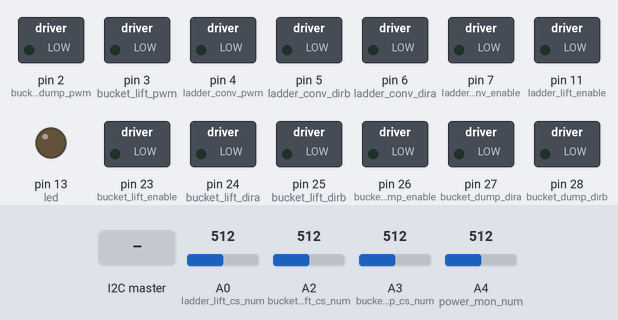
Bench run of a sketch on a simulated Arduino Mega 2560, built with avr-gcc and run on an emulated ATmega2560. Parts: switched loads named in the sketch (green lamp = pin HIGH), output pins drawn as LEDs (lit = HIGH). The inputs (shaded band) are chosen by the test bench; at power-on: A0 (ladder_lift_cs_num) = 512, A2 (bucket_lift_cs_num) = 512, A3 (bucket_dump_cs_num) = 512, A4 (power_mon_num) = 512.

Above: at 1.2 s.
1.3 s: the I2C master sends the byte 1
At 3.5 s:
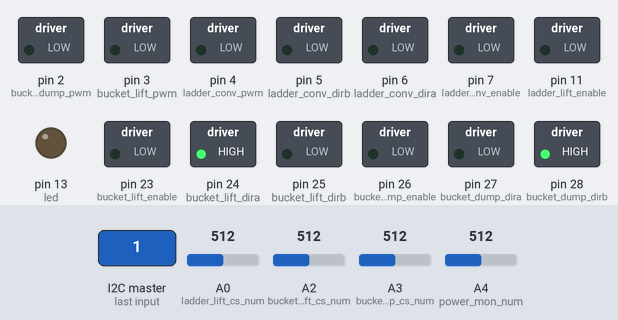
3.8 s: the I2C master sends the byte 0
At 5.5 s:
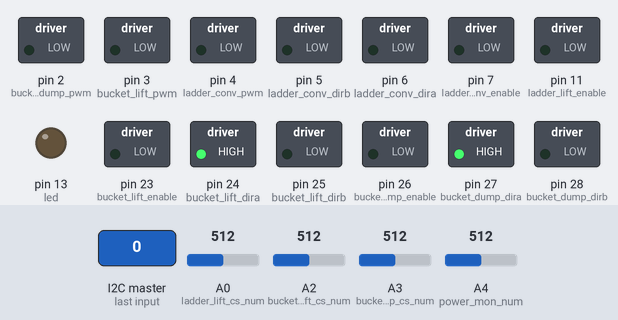
6.3 s: the I2C master sends the byte 2
At 8.5 s:
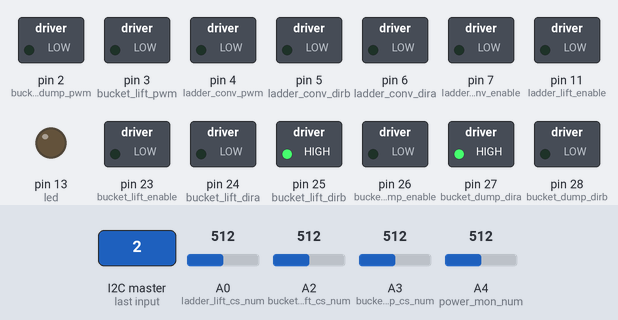
8.8 s: the I2C master sends the byte 90
10.3 s: the I2C master sends the byte 1
At 10.9 s:
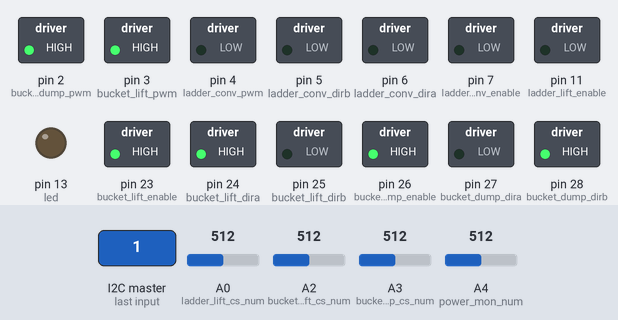
11.8 s: the I2C master sends the byte 200
Timing chart, 0 to 14.3 s (numbered marks = the images above; inputs shaded):
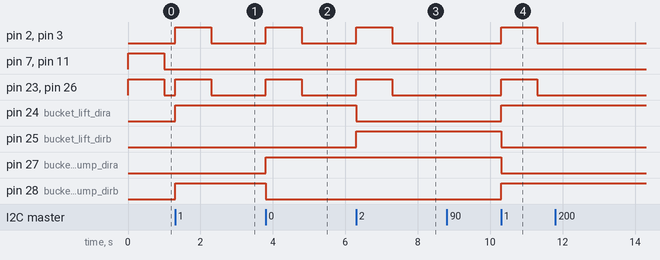

The sketch:

mega_motor.ino
```cpp
#include <Wire.h>

unsigned long last_bucket_write = 0;
unsigned long last_ladder_write = 0;

const int led = 13;

//BUCKET MOTORS
//bucket lift
const int bucket_vdd = 22;
const int bucket_lift_enable = 23;
const int bucket_lift_dira = 24;
const int bucket_lift_dirb = 25;
const int bucket_lift_pwm = 3;
const int bucket_lift_cs_num = 2; //adc numb, not pin numb
//bucket dump
const int bucket_dump_enable = 26;
const int bucket_dump_dira = 27;
const int bucket_dump_dirb = 28;
const int bucket_dump_pwm = 2;
const int bucket_dump_cs_num = 3; //adc num

//LADDER MOTORS
//ladder lift
const int ladder_vdd= 12;
const int ladder_lift_enable = 11;
const int ladder_lift_dira = 10;
const int ladder_lift_dirb = 9;
const int ladder_lift_pwm = 8;
const int ladder_lift_cs_num = 0; //adc num
//ladder conv
const int ladder_conv_enable = 7;
const int ladder_conv_dira = 6;
const int ladder_conv_dirb = 5;
const int ladder_conv_pwm = 4;
const int ladder_conv_cs_num = 1; //adc num

const int power_mon_num = 4; //adc num

volatile char command;

volatile int ladder_lift_cs_val = 0;
volatile int ladder_conv_cs_val = 0;
volatile int bucket_lift_cs_val = 0;
volatile int bucket_dump_cs_val = 0;
volatile int power_mon_val = 0;

void bucket_lift_pos_dump_pos(){
  digitalWrite(bucket_lift_dira, HIGH);
  digitalWrite(bucket_lift_dirb, LOW);
  digitalWrite(bucket_dump_dira, HIGH);
  digitalWrite(bucket_dump_dirb, LOW);
}

void bucket_lift_pos_dump_neg(){
  digitalWrite(bucket_lift_dira, HIGH);
  digitalWrite(bucket_lift_dirb, LOW);
  digitalWrite(bucket_dump_dira, LOW);
  digitalWrite(bucket_dump_dirb, HIGH);
}

void bucket_lift_neg_dump_pos(){
  digitalWrite(bucket_lift_dira, LOW);
  digitalWrite(bucket_lift_dirb, HIGH);
  digitalWrite(bucket_dump_dira, HIGH);
  digitalWrite(bucket_dump_dirb, LOW);
}

void bucket_lift_neg_dump_neg(){
  digitalWrite(bucket_lift_dira, LOW);
  digitalWrite(bucket_lift_dirb, HIGH);
  digitalWrite(bucket_dump_dira, LOW);
  digitalWrite(bucket_dump_dirb, HIGH);
}

void ladder_lift_pos_conv_pos(){
  digitalWrite(ladder_lift_dira, HIGH);
  digitalWrite(ladder_lift_dirb, LOW);
  digitalWrite(ladder_conv_dira, HIGH);
  digitalWrite(ladder_conv_dirb, LOW);
}

void ladder_lift_pos_conv_neg(){
  digitalWrite(ladder_lift_dira, HIGH);
  digitalWrite(ladder_lift_dirb, LOW);
  digitalWrite(ladder_conv_dira, LOW);
  digitalWrite(ladder_conv_dirb, HIGH);
}

void ladder_lift_neg_conv_pos(){
  digitalWrite(ladder_lift_dira, LOW);
  digitalWrite(ladder_lift_dirb, HIGH);
  digitalWrite(ladder_conv_dira, HIGH);
  digitalWrite(ladder_conv_dirb, LOW);
}

void ladder_lift_neg_conv_neg(){
  digitalWrite(ladder_lift_dira, LOW);
  digitalWrite(ladder_lift_dirb, HIGH);
  digitalWrite(ladder_conv_dira, LOW);
  digitalWrite(ladder_conv_dirb, HIGH);
}

void setup() {
  //setup i2c
  Wire.begin(2); //slave with address of 2
  Wire.onReceive(interpretCommand);
  Wire.onRequest(returnData);

  pinMode(led, OUTPUT);

  //setup motor pins
  pinMode(bucket_vdd, OUTPUT);
  digitalWrite(bucket_vdd, HIGH); //keep vdd pin high at 3.3V
  pinMode(bucket_lift_enable, OUTPUT);
  pinMode(bucket_dump_enable, OUTPUT);
  pinMode(bucket_lift_dira, OUTPUT);
  pinMode(bucket_lift_dirb, OUTPUT);
  pinMode(bucket_dump_dira, OUTPUT);
  pinMode(bucket_dump_dirb, OUTPUT);

  pinMode(ladder_vdd, OUTPUT);
  digitalWrite(ladder_vdd, HIGH); //keep vdd pin high at 3.3V
  pinMode(ladder_lift_enable, OUTPUT);
  pinMode(ladder_conv_enable, OUTPUT);
  pinMode(ladder_lift_dira, OUTPUT);
  pinMode(ladder_lift_dirb, OUTPUT);
  pinMode(ladder_conv_dira, OUTPUT);
  pinMode(ladder_conv_dirb, OUTPUT);

  digitalWrite(led, LOW);
}

void loop() {
  //main program only checks for timeouts

  unsigned long curr_time = millis();
  if(curr_time - last_bucket_write > 1000){
    //if no bucket message is received in past second, disable bucket system
    analogWrite(bucket_lift_pwm, 0);
    analogWrite(bucket_dump_pwm, 0);
    digitalWrite(bucket_lift_enable, LOW);
    digitalWrite(bucket_dump_enable, LOW);
    digitalWrite(led, LOW);
  }else{
    digitalWrite(bucket_lift_enable, HIGH);
    digitalWrite(bucket_dump_enable, HIGH);
  }

  curr_time = millis();
  if(curr_time - last_ladder_write > 1000){
    //if no ladder message is received in past second, disable ladder system
    analogWrite(ladder_lift_pwm, 0);
    analogWrite(ladder_conv_pwm, 0);
    digitalWrite(ladder_lift_enable, LOW);
    digitalWrite(ladder_conv_enable, LOW);
    digitalWrite(led, LOW);
  }else{
    digitalWrite(ladder_lift_enable, HIGH);
    digitalWrite(ladder_conv_enable, HIGH);
  }

  ladder_lift_cs_val = analogRead(ladder_lift_cs_num);
  ladder_conv_cs_val = analogRead(ladder_lift_cs_num);
  bucket_lift_cs_val = analogRead(bucket_lift_cs_num);
  bucket_dump_cs_val = analogRead(bucket_dump_cs_num);
  power_mon_val = analogRead(power_mon_num);

}

void returnData(){
  //to send multiple bytes,
  //you  must create a buffer and send it all at once
  uint8_t i2c_buffer[10];
  i2c_buffer[0] = ladder_lift_cs_val >> 8;
  i2c_buffer[1] = ladder_lift_cs_val & 0xFF;
  i2c_buffer[2] = ladder_conv_cs_val >> 8;
  i2c_buffer[3] = ladder_conv_cs_val & 0xFF;
  i2c_buffer[4] = bucket_lift_cs_val >> 8;
  i2c_buffer[5] = bucket_lift_cs_val & 0xFF;
  i2c_buffer[6] = bucket_dump_cs_val >> 8;
  i2c_buffer[7] = bucket_dump_cs_val & 0xFF;
  i2c_buffer[8] = power_mon_val >> 8;
  i2c_buffer[9] = power_mon_val & 0xFF;
  Wire.write(i2c_buffer, 10);

}

void interpretCommand(int howMany){
  char temp;
  command = Wire.read(); //get first byte - command

  if(command == 0 || command == 1 || command == 2 || command == 3){
    digitalWrite(bucket_lift_enable, HIGH);
    digitalWrite(bucket_dump_enable, HIGH);
    last_bucket_write = millis();
  }
  if(command == 4 || command == 5 || command == 6 || command == 7){
    digitalWrite(ladder_lift_enable, HIGH);
    digitalWrite(ladder_conv_enable, HIGH);
    last_ladder_write = millis();
  }

  digitalWrite(led, HIGH);

  if(command == 0){
    //bucket system - both positive
    bucket_lift_pos_dump_pos();
    temp = Wire.read();
    analogWrite(bucket_lift_pwm, temp);
    temp = Wire.read();
    analogWrite(bucket_dump_pwm, temp);
  }
  if(command == 1){
    //bucket system - lift positive, dump negative
    bucket_lift_pos_dump_neg();
    temp = Wire.read();
    analogWrite(bucket_lift_pwm, temp);
    temp = Wire.read();
    analogWrite(bucket_dump_pwm, temp);
  }
  if(command == 2){
    //bucket system - lift negative, dump positive
    bucket_lift_neg_dump_pos();
    temp = Wire.read();
    analogWrite(bucket_lift_pwm, temp);
    temp = Wire.read();
    analogWrite(bucket_dump_pwm, temp);
  }
  if(command == 3){
    //bucket system - lift negative, dump negative
    bucket_lift_neg_dump_neg();
    temp = Wire.read();
    analogWrite(bucket_lift_pwm, temp);
    temp = Wire.read();
    analogWrite(bucket_dump_pwm, temp);
  }
  if(command == 4){
    //ladder system - lift positive, convey positive
    ladder_lift_pos_conv_pos();
    temp = Wire.read();
    analogWrite(ladder_lift_pwm, temp);
    temp = Wire.read();
    analogWrite(ladder_conv_pwm, temp);
  }
  if(command == 5){
    //ladder system - lift positive, convey negative
    ladder_lift_pos_conv_neg();
    temp = Wire.read();
    analogWrite(ladder_lift_pwm, temp);
    temp = Wire.read();
    analogWrite(ladder_conv_pwm, temp);
  }
  if(command == 6){
    //ladder system - lift negative, convey positive
    ladder_lift_neg_conv_pos();
    temp = Wire.read();
    analogWrite(ladder_lift_pwm, temp);
    temp = Wire.read();
    analogWrite(ladder_conv_pwm, temp);
  }
  if(command == 7){
    //ladder system - lift negative, convey negative
    ladder_lift_neg_conv_neg();
    temp = Wire.read();
    analogWrite(ladder_lift_pwm, temp);
    temp = Wire.read();
    analogWrite(ladder_conv_pwm, temp);
  }

}
```

Measured:
- after the input at 1.3 s, pin 2 (bucket_dump_pwm), pin 3 (bucket_lift_pwm), pin 23 (bucket_lift_enable), pin 26 (bucket_dump_enable): LOW → HIGH at once, → LOW 1.0 s later; pin 24 (bucket_lift_dira), pin 28 (bucket_dump_dirb): LOW → HIGH at once
- after the input at 3.8 s, pin 2 (bucket_dump_pwm), pin 3 (bucket_lift_pwm), pin 23 (bucket_lift_enable), pin 26 (bucket_dump_enable): LOW → HIGH at once, → LOW 1.0 s later; pin 27 (bucket_dump_dira): LOW → HIGH at once; pin 28 (bucket_dump_dirb): HIGH → LOW at once
- after the input at 6.3 s, pin 2 (bucket_dump_pwm), pin 3 (bucket_lift_pwm), pin 23 (bucket_lift_enable), pin 26 (bucket_dump_enable): LOW → HIGH at once, → LOW 1.0 s later; pin 24 (bucket_lift_dira): HIGH → LOW at once; pin 25 (bucket_lift_dirb): LOW → HIGH at once
- after the input at 10.3 s, pin 2 (bucket_dump_pwm), pin 3 (bucket_lift_pwm), pin 23 (bucket_lift_enable), pin 26 (bucket_dump_enable): LOW → HIGH at once, → LOW 1.0 s later; pin 24 (bucket_lift_dira), pin 28 (bucket_dump_dirb): LOW → HIGH at once; pin 25 (bucket_lift_dirb), pin 27 (bucket_dump_dira): HIGH → LOW at once
